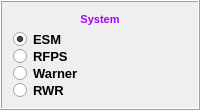
            <widget class="QFrame" name="frame_system">
             <property name="minimumSize">
              <size>
               <width>0</width>
               <height>65</height>
              </size>
             </property>
             <property name="maximumSize">
              <size>
               <width>200</width>
               <height>110</height>
              </size>
             </property>
             <property name="frameShape">
              <enum>QFrame::Box</enum>
             </property>
             <property name="frameShadow">
              <enum>QFrame::Raised</enum>
             </property>
             <layout class="QGridLayout" name="gridLayout_16">
              <item row="1" column="0">
               <layout class="QGridLayout" name="gridLayout_52">
                <property name="horizontalSpacing">
                 <number>0</number>
                </property>
                <property name="verticalSpacing">
                 <number>2</number>
                </property>
                <item row="0" column="0">
                 <widget class="QRadioButton" name="Sys_ESM">
                  <property name="font">
                   <font>
                    <family>Arial</family>
                    <pointsize>10</pointsize>
                    <weight>75</weight>
                    <bold>true</bold>
                   </font>
                  </property>
                  <property name="toolTip">
                   <string>ESM</string>
                  </property>
                  <property name="text">
                   <string>ESM</string>
                  </property>
                  <property name="checked">
                   <bool>true</bool>
                  </property>
                 </widget>
                </item>
                <item row="1" column="0">
                 <widget class="QRadioButton" name="Sys_RFPS">
                  <property name="font">
                   <font>
                    <family>Arial</family>
                    <pointsize>10</pointsize>
                    <weight>75</weight>
                    <bold>true</bold>
                   </font>
                  </property>
                  <property name="text">
                   <string>RFPS</string>
                  </property>
                 </widget>
                </item>
                <item row="2" column="0">
                 <widget class="QRadioButton" name="Sys_Warner">
                  <property name="font">
                   <font>
                    <family>Arial</family>
                    <pointsize>10</pointsize>
                    <weight>75</weight>
                    <bold>true</bold>
                   </font>
                  </property>
                  <property name="text">
                   <string>Warner</string>
                  </property>
                 </widget>
                </item>
                <item row="3" column="0">
                 <widget class="QRadioButton" name="Sys_RWR">
                  <property name="font">
                   <font>
                    <family>Arial</family>
                    <pointsize>10</pointsize>
                    <weight>75</weight>
                    <bold>true</bold>
                   </font>
                  </property>
                  <property name="text">
                   <string>RWR</string>
                  </property>
                 </widget>
                </item>
               </layout>
              </item>
              <item row="0" column="0" alignment="Qt::AlignHCenter">
               <widget class="QLabel" name="label_58">
                <property name="minimumSize">
                 <size>
                  <width>0</width>
                  <height>0</height>
                 </size>
                </property>
                <property name="maximumSize">
                 <size>
                  <width>16777215</width>
                  <height>16777215</height>
                 </size>
                </property>
                <property name="font">
                 <font>
                  <family>Arial</family>
                  <pointsize>8</pointsize>
                  <weight>75</weight>
                  <bold>true</bold>
                 </font>
                </property>
                <property name="styleSheet">
                 <string notr="true">color: rgb(170, 0, 255);</string>
                </property>
                <property name="text">
                 <string>System</string>
                </property>
                <property name="alignment">
                 <set>Qt::AlignCenter</set>
                </property>
               </widget>
              </item>
             </layout>
            </widget>
